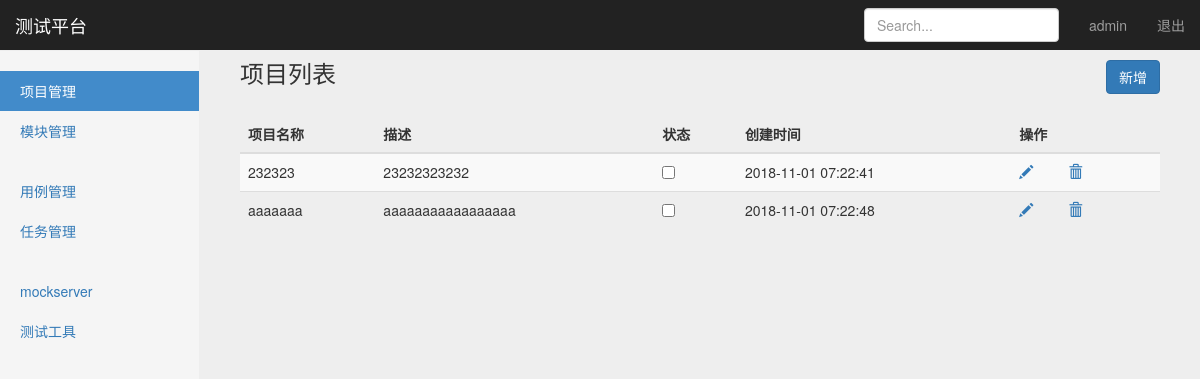
The app's page /manage/project_manage/ (signed in) with its own data.
### project_app/models.py (models this page shows, shortened)
class Project(models.Model):
    pname = models.CharField("名称",max_length=255,blank=False,default="")
    description = models.CharField("描述",max_length=255,default="")
    status = models.BooleanField("状态",default=True)
    create_time = models.DateTimeField("创建时间",auto_now=True)

### project_app/views/project_views.py (the view)
# urls.py: path("project_manage/",project_views.project_manage),
@login_required
def project_manage(request):
    cuser_name = request.session.get("cuser_name","")
    latest_project_list = Project.objects.all()
    return render(request, "project_manage.html", {"cuser_name": cuser_name,
                                                 "latest_project_list": latest_project_list,
                                                "type": "list"}
                  )

### templates/project_manage.html (shortened to what this page needs)
{% extends "base.html" %}
{% block content %}
    <nav class="navbar navbar-inverse navbar-fixed-top">
      <div class="container-fluid">
        <div class="navbar-header">
          <a class="navbar-brand" href="#">测试平台</a>
        </div>
        <div id="navbar" class="navbar-collapse collapse">
          <ul class="nav navbar-nav navbar-right">
            <li id="login_name"><a>{{ cuser_name }}</a></li>
            <li><a href="/logout/">退出</a></li>
          </ul>
          <form class="navbar-form navbar-right">
            <input type="text" class="form-control" placeholder="Search...">
          </form>
        </div>
      </div>
    </nav>
    <div class="container-fluid">
      <div class="row">
        <div class="col-sm-3 col-md-2 sidebar">
          <ul class="nav nav-sidebar">
            <li class="active"><a href="/manage/project_manage">项目管理</a></li>
            <li ><a href="/manage/module_manage">模块管理</a></li>
          </ul>
          <ul class="nav nav-sidebar">
            <li><a href="">用例管理</a></li>
            <li><a href="">任务管理</a></li>
          </ul>
          <ul class="nav nav-sidebar">
            <li><a href="">mockserver</a></li>
            <li><a href="">测试工具</a></li>
          </ul>
        </div>
        {% if type == "list" %}
        <form  action="" method="post">
        <div class="col-sm-9 col-sm-offset-3 col-md-10 col-md-offset-2 main">
          <h3 class="page-header">项目列表
          <button id="add_btn"
                  type="button" class="btn btn-primary" style="float: right"
                  onclick="window.location.href='/manage/add_project'"
          >新增</button>
          </h3>
          <div class="table-responsive">
             <table class="table table-striped">
              <thead>
                <tr>
                  <th>项目名称</th>
                  <th>描述</th>
                  <th>状态</th>
                  <th>创建时间</th>
                  <th>操作</th>
                </tr>
              </thead>
              <tbody>
              {% for project_list in latest_project_list %}
                <tr>
                  <td>{{ project_list.pname }}</td>
                  <td>{{ project_list.description}}</td>
                  <td><input type="checkbox" name="status" id="id_status"
                             value="True" {% if project_list.status  %} checked {% endif %} ></td>
                  <td>{{ project_list.create_time | date:"Y-m-d H:i:s"}}</td>
                  <td>
                  <a id="op_edit{{project_list.id }}" title="编辑" class="glyphicon glyphicon-pencil" href="/manage/manage_edit/{{project_list.id }}"></a>
                  <a id="op_del{{project_list.id }}" title="删除" class="glyphicon glyphicon-trash" href="/manage/manage_delete/{{project_list.id }}"></a>
                  </td>
                </tr>
              {% endfor %}
              </tbody>
            </table>
          </div>
        </div>
      </form>
      {% endif %}
      </div>
    </div>
 {% endblock %}

### static/user_app/css/dashboard.css (style rules this page uses)
body { padding-top: 50px; }
.navbar-fixed-top { border: 0; }
.sidebar { display: none; }
@media (min-width: 768px) { .sidebar { position: fixed; top: 51px; bottom: 0; left: 0; z-index: 1000; display: block; padding: 20px; overflow-x: hidden; overflow-y: auto; background-color: #f5f5f5; border-right: 1px solid #eee; } }
.nav-sidebar { margin-right: -21px; margin-bottom: 20px; margin-left: -20px; }
.nav-sidebar > li > a { padding-right: 20px; padding-left: 20px; }
.nav-sidebar > .active > a, .nav-sidebar > .active > a:hover, .nav-sidebar > .active > a:focus { color: #fff; background-color: #428bca; }
.main { padding: 20px; }
@media (min-width: 768px) { .main { padding-right: 40px; padding-left: 40px; } }
.main .page-header { margin-top: 0; }

### static/user_app/css/signin.css (style rules this page uses)
body { padding-top: 40px; padding-bottom: 40px; background-color: #eee; }

### records on screen
Project: pname "232323", description "23232323232", create_time "2018-11-01 07:22:41"
Project: pname "aaaaaaa", description "aaaaaaaaaaaaaaaaa", create_time "2018-11-01 07:22:48"

### other values on screen
{{ cuser_name }} "admin"
